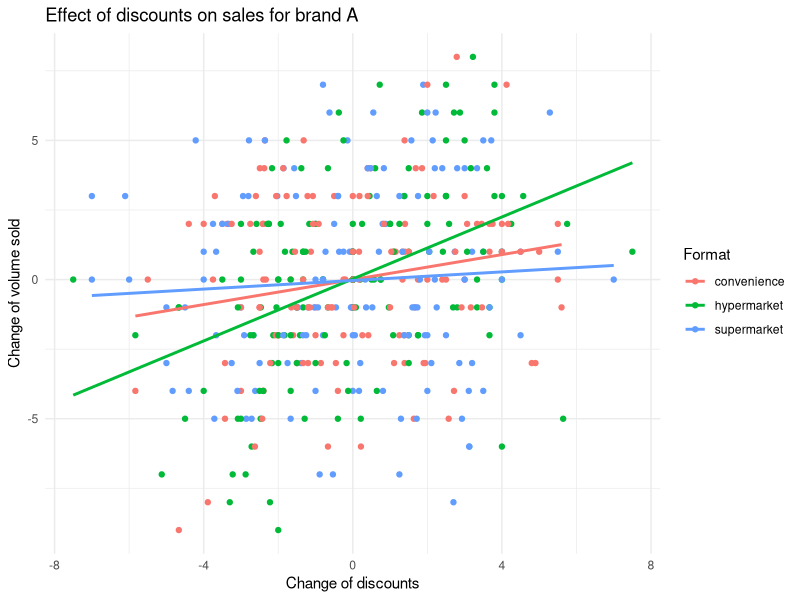
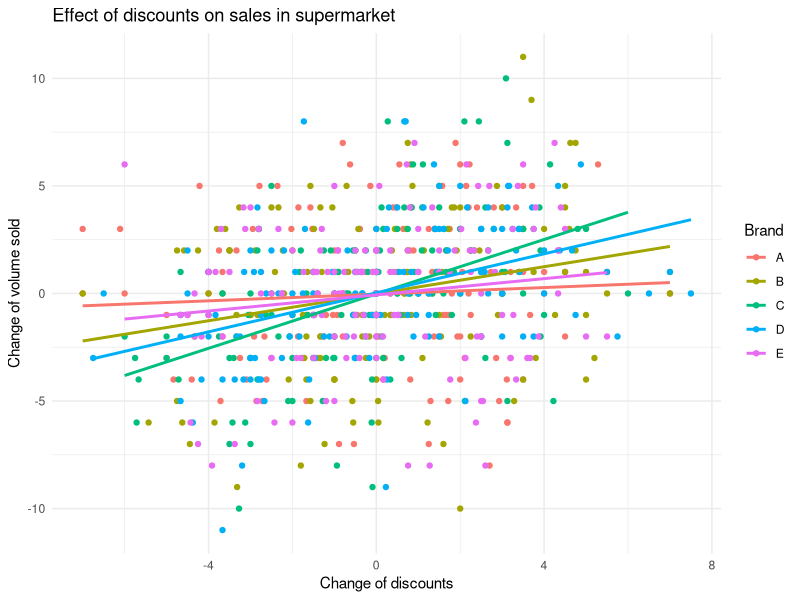
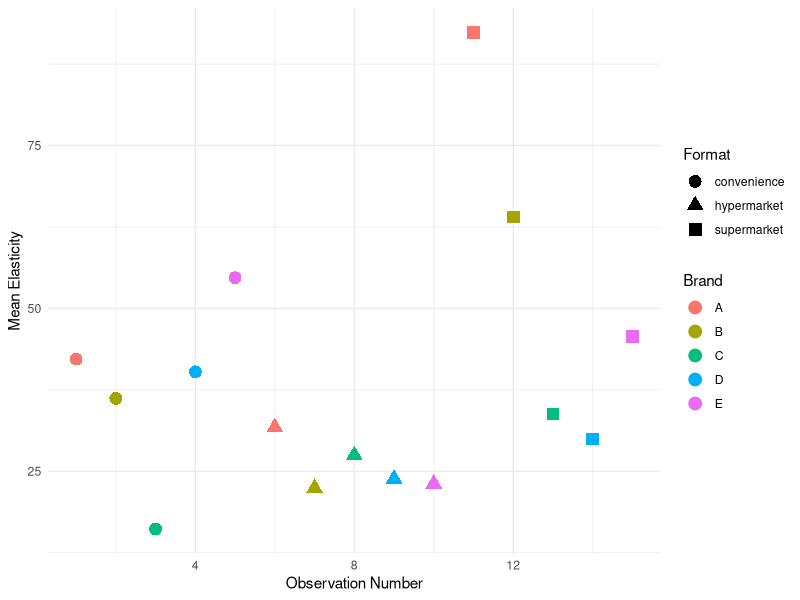

Generate these figures, in order, with R: (Note: this script raises an error after producing the figures.)
library(data.table) #for variable operationalization
library(ggplot2) #modelfree


df <- fread("../data/df.csv")

#Assuming we are interested in category z
df <- df[category == "z",]

#Generate (market-weighted average) brand variables
df[, finalspending := regprice - discount]
df[, regpriceperunit := regprice/quantity]
df[, finalpriceperunit := finalspending /quantity]
df[, discountperunit :=  discount/quantity]

# Calculate weekly sales by brand
weeklysalesbybrand <- df[, .(totalsales = sum(quantity), LL = .N), by = .(week_nr,holiday, brand, format)]
  #LL can be calculated by uniqueN(product_id) to count distinct product id

# Merge df_complete with weeklysalesbybrand and calculate weights
df_weightcalc <- merge(df, weeklysalesbybrand, by = c("week_nr","holiday", "brand", "format"))
df_weightcalc[, wp := quantity/totalsales]

# Calculate weighted averages
df_weightcalc[, avgregpriceperunit := regpriceperunit * wp]
df_weightcalc[, avgfinalprice := finalpriceperunit * wp]
df_weightcalc[, avgdiscount := discountperunit * wp]

# Aggregate by week_nr, brand, and format
df_bybrand <- df_weightcalc[, .(totalvolume = sum(quantity), 
                                totalvalue = sum(finalspending), 
                                LL = mean(LL), 
                                avgregprice = sum(avgregpriceperunit), 
                                avgfinalprice = sum(avgfinalprice), 
                                avgdiscount = sum(avgdiscount)), by = .(week_nr,holiday, brand, format)]

rm(weeklysalesbybrand,df_weightcalc)


df_bybrand[, depth := avgdiscount/avgregprice]

#Calculate (market-weighted average) related variables of competitors and lag variable
  #We need for loop to construct competitor of each brand, specify further
  distinctformat<-unique(as.factor(df_bybrand$format))
  distinctbrand<-unique(as.factor(df_bybrand$brand))
  distinctweek<-unique(as.factor(df_bybrand$week_nr))
  
  nbrand<-length(distinctbrand)
  nweek<-length(distinctweek)
  nformat <- length(distinctformat)
  
  #Set up function for calculate lag variable
  lag_1 <- function(x, k = 1) head(c(rep(NA, k), x), length(x))
  
  #Function for copula correction term  following Park and Gupta 2012 see more https://github.com/hannesdatta/marketingtools
  make_copula <- function(x) {
    if (length(unique(x)) == 1) return(as.numeric(rep(NA, length(x))))
    return(ifelse(ecdf(x)(x) == 1, qnorm(1 - .0000001), qnorm(ecdf(x)(x))))
  }
  
  
  #We calculate (market-weighted average) competitors info for each brand

  gen_comp_lag_format <- function(df_bybrand, distinctbrand, format, nbrand, nweek) {
    results_list <- list()
    
    for (i in 1:length(distinctbrand)) {
      # Creating a copy of the relevant subset of df_bybrand
      df_own = copy(df_bybrand[brand == distinctbrand[i] & format == format])
      df_competitor = df_bybrand[brand != distinctbrand[i] & format == format]
      
      # create copula to mitigate potential endogeneity by format and brand
      df_own[, `:=` (
        cop_avgregprice = make_copula(avgregprice),
        cop_avgdiscount = make_copula(avgdiscount),
        cop_avgfinalprice = make_copula(avgfinalprice)
      )]
      
      
      # Calculate weekly sales by competing brand
      weeklysalesbycompetingbrand = df_competitor[, .(totalmarketvolume = sum(totalvolume)), by = .(week_nr)]
      # Calculate competitor weight and weighted averages
      df_competitorweightcalc = df_competitor[weeklysalesbycompetingbrand, on = "week_nr"]
      df_competitorweightcalc[, wp := totalvolume / totalmarketvolume]
      df_competitorweightcalc[, `:=` (
        avgcompLL = LL * wp,
        avgcompregprice = avgregprice * wp,
        avgcompfinalprice = avgfinalprice * wp,
        avgcompdiscount = avgdiscount * wp
      )]
      
      # Summarize competitor info
      df_competitorinfo = df_competitorweightcalc[, .(
        avgcompLL = sum(avgcompLL),
        avgcompregprice = sum(avgcompregprice),
        avgcompfinalprice = sum(avgcompfinalprice),
        avgcompdiscount = sum(avgcompdiscount)
      ), by = .(week_nr)]
      
      # Merge with own brand data
      df_own = df_own[df_competitorinfo, on = "week_nr"]
      
      # Add lagged variables
      df_own <- df_own[order(week_nr)] #Make sure that week_nr is ordered correctly before applying the lag
      lag_vars = c("totalvolume", "totalvalue", "LL", "avgfinalprice", "avgregprice", "avgdiscount", "avgcompLL", "avgcompfinalprice", "avgcompregprice", "avgcompdiscount")
      for (var in lag_vars) {
        df_own[, paste0(var, "1") := shift(get(var), 1, type = "lag"), by = .(brand, format)]
      }
      
      df_own <- na.omit(df_own)
      
      # Store the processed df_own in the results list
      results_list[[i]] <- df_own
    }
    
    # Combine all processed df_own into one data.table
    return(rbindlist(results_list, use.names = TRUE))
  }
  
  df_bybrand_formats <- gen_comp_lag_format(df_bybrand, distinctbrand, format, nbrand, nweek)
  
  # calculate first difference for estimation
  df_bybrand_formats[, `:=` (
    dtotalvolume = totalvolume - totalvolume1,
    davgfinalprice = avgfinalprice - avgfinalprice1,
    davgregprice  = avgregprice - avgregprice1,
    davgdiscount =avgdiscount - avgdiscount1,
    dLL = LL - LL1,
    davgcompLL = avgcompLL - avgcompLL1,
    davgcompfinalprice = avgcompfinalprice - avgcompfinalprice1,
    davgcompdiscount = avgcompdiscount - avgcompdiscount1
  )]

#Plot model-free (by brand and format)
  ggplot(df_bybrand_formats[brand == "A",], aes(x = davgdiscount, y = dtotalvolume, color = format)) +
    geom_point() +
    geom_smooth(method = "lm", se = FALSE) +
    theme_minimal() +
    labs(title = "Effect of discounts on sales for brand A", x = "Change of discounts", y = "Change of volume sold", color = "Format")
  
  ggplot(df_bybrand_formats[format == "supermarket",], aes(x = davgdiscount, y = dtotalvolume, color = brand)) +
    geom_point() +
    geom_smooth(method = "lm", se = FALSE) +
    theme_minimal() +
    labs(title = "Effect of discounts on sales in supermarket",x = "Change of discounts", y = "Change of volume sold", color = "Brand")

#Calculate Brand Level Factor  
  
  # Calculate weekly market by week
  weeklymarketbyweek <- df[, .(totalformatsales = sum(quantity), totalformatLL = .N), by = .(week_nr, format)]
  # Calculate weekly market share by brand
  weeklymarketsharebybrand <- df[, .(totalsales = sum(quantity)), by = .(week_nr, brand, format)]
  # Merge using data.table join
  weeklymarketsharemerge <- weeklymarketsharebybrand[weeklymarketbyweek, on = .(week_nr, format)]
  # Calculate brand market share format
  brandmarketshareformat <- weeklymarketsharemerge[, .(avgbrandweeksales = mean(totalsales), avgmarketshare = mean(totalsales / totalformatsales)), by = .(brand, format)]
  # Filter by brands with discounts
  df_bybrand_discount <- df_bybrand[avgdiscount > 0]
  # Calculate brand discount depth
  branddiscountdepth <- df_bybrand_discount[, .(avgbranddiscount = mean(avgdiscount), avgbranddiscountdepth = mean(avgdiscount / avgregprice)), by = .(brand, format)]
  
  # Filter by units with discounts
  df_discount <- df[discountperunit > 0]
  # Calculate LL discount
  LLdiscount <- df_discount[, .(LLdiscount = .N), by = .(week_nr, brand, format)]
  # Merge and calculate discount breadth
  LLdiscountmerge <- LLdiscount[df_bybrand_discount, on = .(week_nr, brand, format)]
  LLdiscountmerge[, discountbreadth := LLdiscount / LL]
  # Calculate brand discount breadth
  branddiscountbreadth <- LLdiscountmerge[, .(avgbranddiscountbreath = mean(discountbreadth)), by = .(brand, format)]
  # Filter for high discounts
  df_highdiscount <- df[discountperunit / regpriceperunit > 0.05]
  
  # Count high discounts
  counthighdiscount <- df_highdiscount[, .(SKUdiscount = .N), by = .(week_nr, brand, format)]
  counthighdiscount[, weekdisc := 1]
  
  # Calculate brand discount frequency
  branddiscountfrequency <- counthighdiscount[, .(frequency = sum(weekdisc)), by = .(brand, format)]
  
  # Merge to create brand characteristics
  brandcharacteristic <- merge(merge(merge(brandmarketshareformat, branddiscountdepth, by = c("format", "brand")), branddiscountbreadth, by = c("format", "brand")), branddiscountfrequency, by = c("format", "brand"))
  
  rm(weeklymarketsharebybrand, weeklymarketsharemerge, df_bybrand_discount, LLdiscount, LLdiscountmerge, df_highdiscount, counthighdiscount,brandmarketshareformat, branddiscountdepth,branddiscountbreadth,branddiscountfrequency)
  
  #Calculate Category Level Factor  

  # Calculate category depth
  categorydepth <- df_discount[, .(avgcatediscdept = mean(discountperunit/ regpriceperunit)), by = .(format)]
  
  # Calculate category deal
  categorydeal <- df_discount[, .(totaldiscvolume = sum(quantity)), by = .(week_nr, format)]
  
  # Calculate category total
  categorytotal <- df[, .(totalvolume = sum(quantity)), by = .(week_nr, format)]
  
  # Calculate category proportion using data.table join
  categoryproportion <- categorytotal[categorydeal, on = .(format, week_nr)]
  #categoryproportion[, totaldiscvolume := fcoalesce(totaldiscvolume, 0)] in case there is NA
  
  # Calculate category proportion format
  categoryproportionformat <- categoryproportion[, .(averagedealprop = mean(totaldiscvolume / totalvolume)), by = .(format)]
  
  # Calculate category breadth week
  categorybreadthweek <- df_discount[, .(Ncatediscount = .N), by = .(week_nr, format)]
  
  # Merge and calculate category breadth using data.table join
  categorybreadthweekmerge <- categorybreadthweek[weeklymarketbyweek, on = .(week_nr, format)]
  categorybreadth <- categorybreadthweekmerge[, .(avgcatediscbreath = mean(Ncatediscount / totalformatLL)), by = .(format)]
  
  # Calculate category competition structure
  categorycompstructure <- brandcharacteristic[, .(varmarketshare = var(avgmarketshare)), by = .(format)]
  
  # Combine all category characteristics
  categorycharacteristic <- Reduce(function(x, y) merge(x, y, by = "format"), list(categorydepth, categorybreadth, categoryproportionformat, categorycompstructure))
  
  # Optionally, remove intermediate variables
  rm(weeklymarketbyweek,categorydeal, categorytotal, categoryproportion, categoryproportionformat, categorydepth, categorybreadthweek, categorybreadthweekmerge, categorybreadth, categorycompstructure, df, df_bybrand,df_discount)


#Run analysis by format
  # Function to perform linear regression and extract coefficients
  MM_lm <- function(df, selected_brand, selected_format) {
    lm_model <- lm(dtotalvolume ~ dLL + davgregprice + davgdiscount + davgcompLL + 
                     davgcompfinalprice + davgcompdiscount + totalvolume1 + LL1 +
                     avgregprice1 + avgdiscount1 + holiday + cop_avgregprice + cop_avgdiscount, 
                   data = df[brand == selected_brand & format == selected_format])
    
    coeffs <- summary(lm_model)$coefficients
    data.table(brand = selected_brand, format = selected_format, 
               Short_Coef_Discount = coeffs["davgdiscount", 1], 
               Short_Std_Discount = coeffs["davgdiscount", 2], 
               Long_Coef_Discount = coeffs["avgdiscount1", 1], 
               Long_Std_Discount = coeffs["avgdiscount1", 2])
  }
  
  # Initialize an empty data.table
  df_linear_withdiscount <- data.table(brand = character(), format = character(), 
                                       Short_Coef_Discount = numeric(), 
                                       Short_Std_Discount = numeric(), 
                                       Long_Coef_Discount = numeric(), 
                                       Long_Std_Discount = numeric())
  
  # Loop through each brand and format
  for (brand in distinctbrand) {
    for (format in distinctformat) {
      df_linear_withdiscount <- rbindlist(list(df_linear_withdiscount, MM_lm(df_bybrand_formats, brand, format)), use.names = TRUE)
    }
  }

#calculate elasticities short term effect by normalizing with brand sales
  df_elasticities <- df_linear_withdiscount[brandcharacteristic, on = .(brand, format)]
  
  df_elasticities[, `:=` (
    meanelasticity = `Short_Coef_Discount` * (avgbranddiscount / avgbrandweeksales) * 100,
    sdelasticity = `Short_Std_Discount` * (avgbranddiscount / avgbrandweeksales) * 100
  )]
  

#Merge with category characteristics
  #We will finally obtain data from first-stage
  df_firststage <- df_elasticities[categorycharacteristic, on = "format"]
  
  # Create a scatter plot for results
  df_firststage[, observation := .I]
  ggplot(df_firststage, aes(x = observation, y = meanelasticity, color = brand, shape = format)) +
    geom_point(size = 4) +
    theme_minimal() +
    labs(x = "Observation Number", y = "Mean Elasticity", color = "Brand", shape = "Format")
  
  

#generate output for category z
  write.csv(df_firststage,'../gen/df_firststage.csv')
